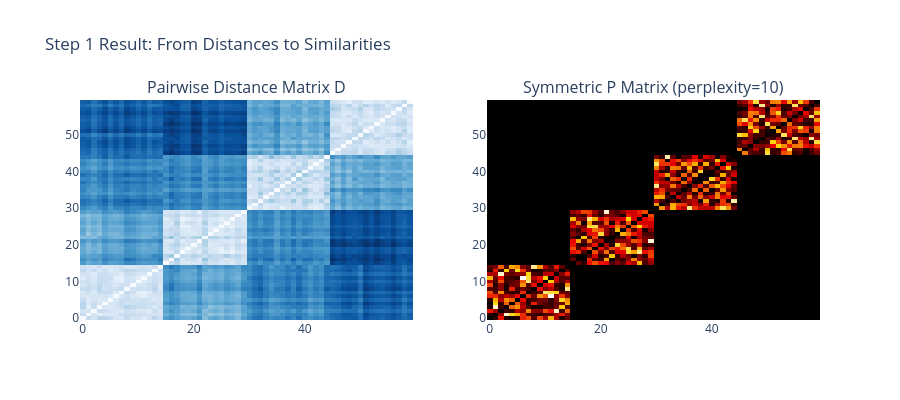

The code cell stored with this chart in its notebook:
### Code cell
# -- 4c. Visualize P matrix on a tiny dataset --
# Build P from scratch and see the block-diagonal structure.

X_tiny, color_tiny, _ = make_dataset("blobs", n=60, seed=42)
X_tiny = StandardScaler().fit_transform(X_tiny)

# Sort by cluster label for clearer block structure
order = np.argsort(color_tiny)
X_tiny = X_tiny[order]
color_tiny = color_tiny[order]

P_tiny, sigmas_tiny = compute_P_matrix(X_tiny, perplexity=10)

fig = make_subplots(rows=1, cols=2,
                    subplot_titles=["Pairwise Distance Matrix D",
                                    "Symmetric P Matrix (perplexity=10)"])

D = squareform(pdist(X_tiny))
fig.add_trace(go.Heatmap(z=D, colorscale="Blues", showscale=False), row=1, col=1)
fig.add_trace(go.Heatmap(z=P_tiny, colorscale="Hot", showscale=False), row=1, col=2)

fig.update_layout(title="Step 1 Result: From Distances to Similarities",
                  width=900, height=400, template="plotly_white")
fig.show()

print(f"P matrix sum: {P_tiny.sum():.6f} (should be approx 1)")
print(f"sigma range: {sigmas_tiny.min():.4f} to {sigmas_tiny.max():.4f}")
print("Notice the block-diagonal structure -- within-cluster pairs have high p_ij.")

### Figure 1 — Plotly figure (JSON) as saved in the notebook; plotly's stock layout.template omitted (floating-point values rounded to 4 significant figures; data arrays with more than 128 entries replaced by an {"elided": "..."} marker saying what was removed)
{"data": [{"colorscale": [[0, "rgb(247,251,255)"], [0.125, "rgb(222,235,247)"], [0.25, "rgb(198,219,239)"], [0.375, "rgb(158,202,225)"], [0.5, "rgb(107,174,214)"], [0.625, "rgb(66,146,198)"], [0.75, "rgb(33,113,181)"], [0.875, "rgb(8,81,156)"], [1, "rgb(8,48,107)"]], "showscale": false, "type": "heatmap", "xaxis": "x", "yaxis": "y", "z": {"elided": "60x60 float values"}}, {"colorscale": [[0, "rgb(0,0,0)"], [0.3333, "rgb(230,0,0)"], [0.6667, "rgb(255,210,0)"], [1, "rgb(255,255,255)"]], "showscale": false, "type": "heatmap", "xaxis": "x2", "yaxis": "y2", "z": {"elided": "60x60 float values"}}], "layout": {"annotations": [{"font": {"size": 16}, "showarrow": false, "text": "Pairwise Distance Matrix D", "x": 0.225, "xanchor": "center", "xref": "paper", "y": 1, "yanchor": "bottom", "yref": "paper"}, {"font": {"size": 16}, "showarrow": false, "text": "Symmetric P Matrix (perplexity=10)", "x": 0.775, "xanchor": "center", "xref": "paper", "y": 1, "yanchor": "bottom", "yref": "paper"}], "height": 400, "title": {"text": "Step 1 Result: From Distances to Similarities"}, "width": 900, "xaxis": {"anchor": "y", "domain": [0, 0.45]}, "xaxis2": {"anchor": "y2", "domain": [0.55, 1]}, "yaxis": {"anchor": "x", "domain": [0, 1]}, "yaxis2": {"anchor": "x2", "domain": [0, 1]}}}
